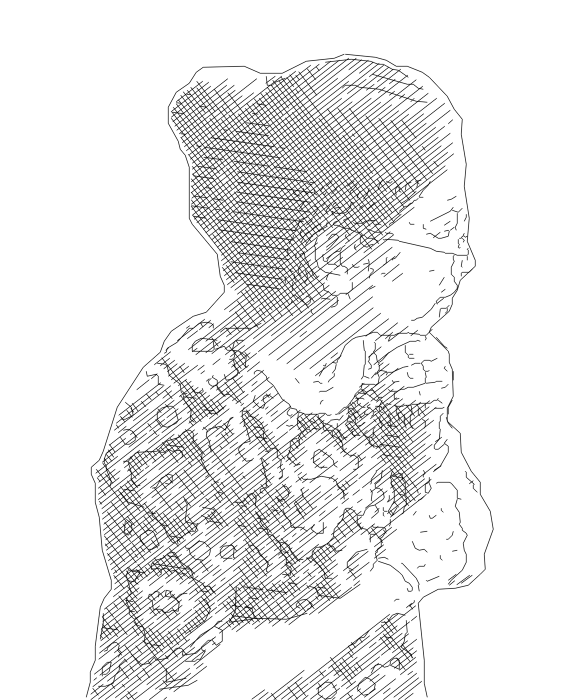
#> input picture docs/trace.png, 1160 x 1400 px (shown at 1/2 size)
$ python ink.py ../docs/trace.png
#> lines starting #> are read from the running program, lines starting #| are printed output that depends on the picture
"""Step 2: turn the photo and mask into ordered pen strokes: outline, contour lines, then five hatching passes."""
import argparse, os
ap = argparse.ArgumentParser(description=__doc__)
ap.add_argument("photo", help="path to the source photo (not included in this repo)")
ap.add_argument("--work", default="work", help="folder for intermediate files (git-ignored)")
ap.add_argument("--out", default="data/portrait.json")
ap.add_argument("--preview", default="docs/trace.png")
args = ap.parse_args()
import cv2, numpy as np, json, math, sys
from PIL import Image, ImageOps
from skimage.morphology import skeletonize
im = np.array(ImageOps.exif_transpose(Image.open(args.photo)).convert('RGB'))
crop = im[740:1440, 600:1180]
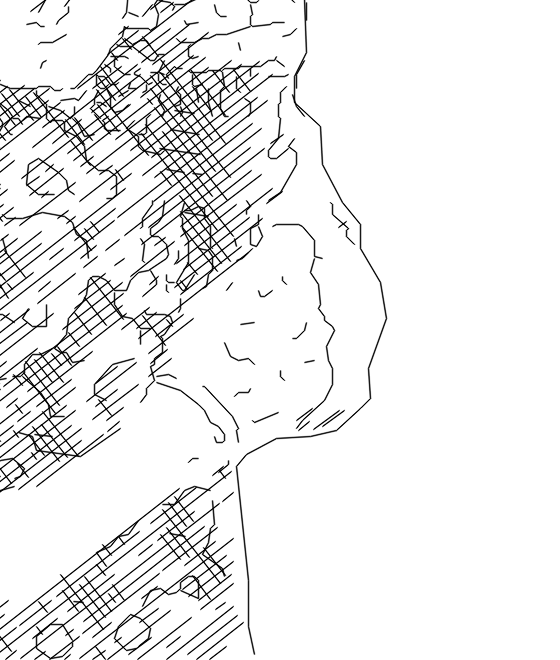
#> crop: shape (660, 560, 3); min 0, max 255, mean 238.9
H, W = crop.shape[:2]
#> H = 660; W = 560
mask = cv2.imread(os.path.join(args.work, 'mask.png'), 0)
#> (the run stopped early here; a loop or call above may not have finished)
